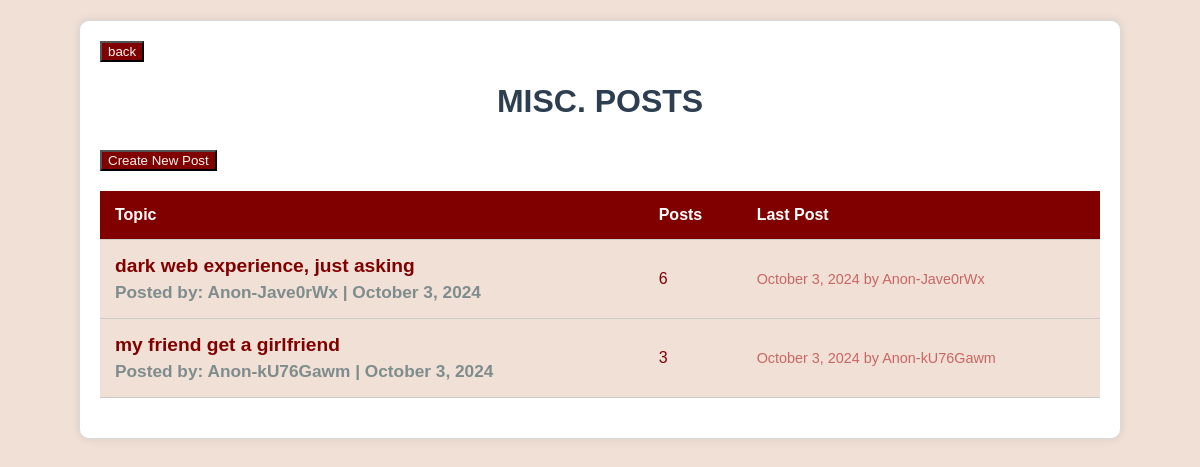
/category.php?category=Misc., run on the app's committed database.
### tables this page shows
CREATE TABLE `posts` (
  `id` int(11) NOT NULL,
  `title` varchar(255) NOT NULL,
  `content` text NOT NULL,
  `category` varchar(100) NOT NULL,
  `user_id` varchar(50) NOT NULL,
  `created_at` timestamp NULL DEFAULT current_timestamp(),
  `image` varchar(255) DEFAULT NULL
);

### category.php (the view, shortened to what this page needs)
<?php
include 'includes/db.php';
$category = $_GET['category'];
$query = $pdo->prepare("SELECT * FROM posts WHERE category = :category");
$query->execute(['category' => $category]);
$posts = $query->fetchAll();
$category = $_GET['category'];
$stmt = $pdo->prepare("SELECT * FROM posts WHERE category = :category");
$stmt->execute(['category' => $category]);
$posts = $stmt->fetchAll();
?>
<!DOCTYPE html>
<html>
<head>
</head>
<body>
    <div class="container">
        <a href="index.php" class="back"><button>back</button></a>
        <h1><?php echo $category; ?> Posts</h1>
            <a href="create_post.php?category=<?php echo $category; ?>"><button class="create">Create New Post</button></a>
        <table>
            <thead>
                <tr>
                    <th>Topic</th>
                    <th>Posts</th>
                    <th>Last Post</th>
                </tr>
            </thead>
            <tbody>
                <?php foreach ($posts as $post): ?>
                    <tr>
                        <td class="post-title">
                            <a href="post.php?id=<?php echo $post['id']; ?>">
                                <?php echo $post['title']; ?>
                            </a>
                            <div class="post-meta">
                                Posted by: <?php echo $post['user_id']; ?> |
                                <?php echo date('F j, Y', strtotime($post['created_at'])); ?>
                            </div>
                        </td>
                        <td><?php echo rand(1, 10);  ?></td>
                        <td>
                            <div class="last-post">
                                <?php echo date('F j, Y', strtotime($post['created_at'])); ?>
                                by <?php echo $post['user_id']; ?>
                            </div>
                        </td>
                    </tr>
                <?php endforeach; ?>
            </tbody>
        </table>
    </div>
</body>
</html>

### category.php (style rules this page uses)
body { background-color: #f0e0d6; color: #800000; font-family: Tahoma, sans-serif; margin: 0; padding: 20px; display: flex; justify-content: center; }
.container { width: 100%; max-width: 1000px; background-color: #ffffff; border: 1px solid #d9d9d9; border-radius: 10px; padding: 20px; box-shadow: 0 0 10px rgba(0, 0, 0, 0.1); }
h1 { font-size: 2em; color: #2c3e50; text-align: center; margin-bottom: 30px; text-transform: uppercase; }
.back button { background-color: #800000; color: whitesmoke; }
.create { background-color: #800000; color: whitesmoke; }
table { width: 100%; border-collapse: collapse; margin-top: 20px; margin-bottom: 20px; }
th, td { padding: 15px; border-bottom: 1px solid #ccc; text-align: left; }
th { background-color: #800000; color: #fff; }
td { background-color: #f0e0d6; }
.post-title { font-size: 1.2em; font-weight: bold; }
.post-title a { text-decoration: none; color: #800000; }
.post-meta { font-size: 0.9em; color: #7f8c8d; margin-top: 5px; }
.last-post { color: #c96663; font-size: 0.9em; }

### data on the page
posts: title "dark web experience, just asking", user "Anon-Jave0rWx", created_at "October 3, 2024"
posts: title "my friend get a girlfriend", user "Anon-kU76Gawm", created_at "October 3, 2024"

### other printed values
$category "MISC."
